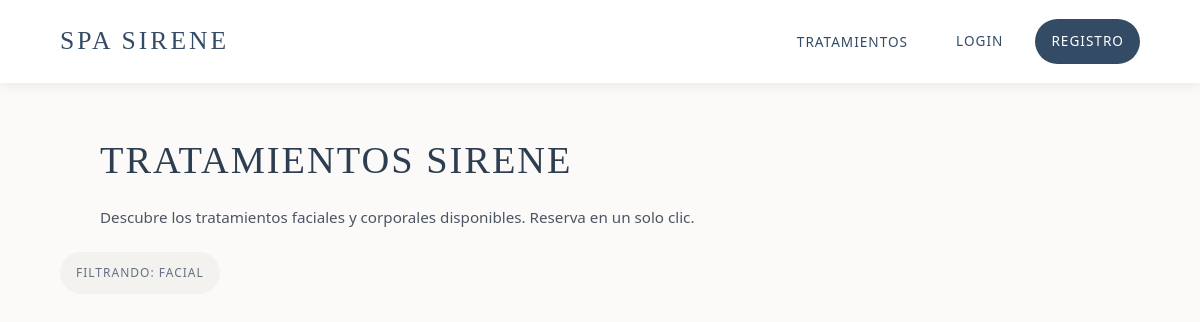
The app's page /spa/home/?categoria=FACIAL, older data.
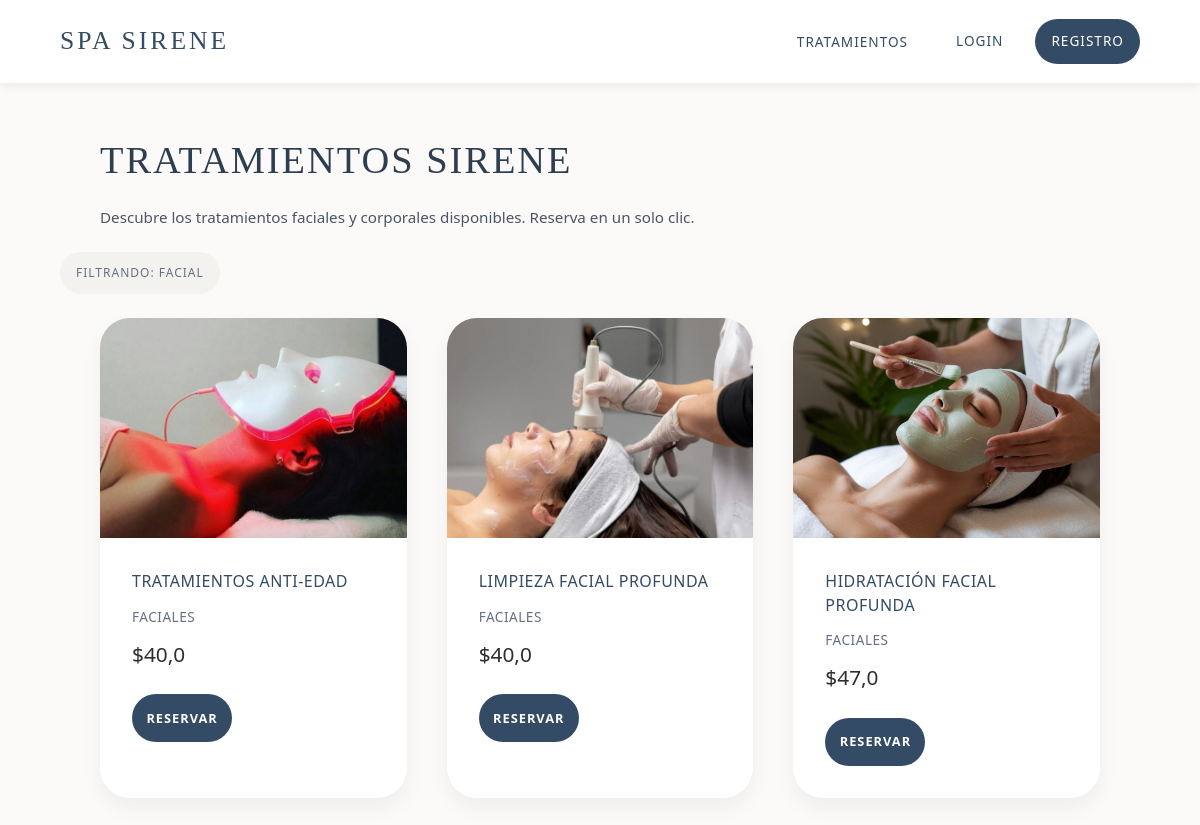
The same page, newer data.
### coffee/models.py (models this page shows, shortened)
class Servicio(models.Model):
    CATEGORY_CHOICES = [
        ('FACIAL', 'Faciales'),
        ('CORPORAL', 'Corporales'),
    ]
    name = models.CharField(max_length=255)
    price = models.FloatField()
    quantify = models.IntegerField()  # Representa la duración en minutos
    image = models.CharField(max_length=2083)
    categoria = models.CharField(max_length=20, choices=CATEGORY_CHOICES, default='FACIAL')
    description = models.TextField(null=True, blank=True)
    specialist = models.CharField(max_length=255, null=True, blank=True)
    specialists = models.ManyToManyField('Specialist', blank=True, related_name='services')

### coffee/views.py (the view)
# urls.py: path('home/', views.home, name='home'),
def home(request):
    categoria = request.GET.get('categoria')
    lista_servicios = Servicio.objects.all()
    if categoria in ['FACIAL', 'CORPORAL']:
        lista_servicios = lista_servicios.filter(categoria=categoria)
    return render(request, 'home.html', {
        'lista_servicios': lista_servicios,
        'categoria': categoria,
    })

### coffee/context_processors.py (called while the page is built)
def role_flags(request):
    user = getattr(request, 'user', None)
    is_receptionist = False
    is_admin_superior = False
    try:
        if user and user.is_authenticated:
            if user.is_superuser or user.is_staff:
                is_receptionist = user.is_superuser or ('receptionist' in [g.lower() for g in user.groups.values_list('name', flat=True)])
                is_admin_superior = True
            else:
                groups = [g.lower() for g in user.groups.values_list('name', flat=True)]
                is_receptionist = 'receptionist' in groups or 'recepcionista' in groups
                is_admin_superior = 'adminsuperior' in groups or 'admin_superior' in groups
    except Exception:
        pass
    return {'is_receptionist': is_receptionist, 'is_admin_superior': is_admin_superior}

### coffee/templates/home.html (shortened to what this page needs)
{% extends 'base.html' %}
{% load static %}
{% block content %}
<div class="page-title">Tratamientos Sirene</div>
<div class="page-subtitle">Descubre los tratamientos faciales y corporales disponibles. Reserva en un solo clic.</div>
{% if categoria %}
    <div class="category-tag">Filtrando: {{ categoria|title }}</div>
{% endif %}
<section class="grid-servicios">
    {% for c in lista_servicios %}
    <div class="card-sirene">
        <div class="img-wrapper">
            <img src="{% static c.image %}" alt="{{ c.name }}">
        </div>
        <div class="card-info">
            <h3><a href="{% url 'detalle' c.id %}" style="color: inherit; text-decoration:none;">{{ c.name }}</a></h3>
            <div style="margin-bottom: 0.75rem; color: #667085; font-size: 0.85rem; letter-spacing: 0.5px; text-transform: uppercase;">{{ c.get_categoria_display }}</div>
            <div class="card-price">${{ c.price }}</div>
            <div style="display: flex; gap: 0.75rem; flex-wrap: wrap;">
                {% if user.is_authenticated and not user.is_staff and not is_receptionist %}
                    <a href="{% url 'detalle' c.id %}" class="btn-comprar">Reservar</a>
                {% elif not user.is_authenticated %}
                    <a href="{% url 'login' %}?next={% url 'detalle' c.id %}" class="btn-comprar">Reservar</a>
                {% endif %}
            </div>
        </div>
    </div>
    {% endfor %}
</section>
{% endblock %}

Row changes from the older to the newer data that the page shows:
added Servicio: image (picture), name "TRATAMIENTOS ANTI-EDAD", categoria "FACIALES", price "40,0"
added Servicio: image (picture), name "LIMPIEZA FACIAL PROFUNDA", categoria "FACIALES", price "40,0"
added Servicio: image (picture), name "HIDRATACIÓN FACIAL PROFUNDA", categoria "FACIALES", price "47,0"
